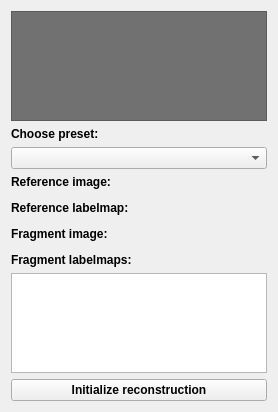
        <widget class="QWidget" name="ReferenceDataTab">
         <attribute name="title">
          <string>Input data</string>
         </attribute>
         <layout class="QVBoxLayout" name="verticalLayout_4">
          <item>
           <widget class="QTextBrowser" name="InputDescription">
            <property name="minimumSize">
             <size>
              <width>0</width>
              <height>80</height>
             </size>
            </property>
            <property name="maximumSize">
             <size>
              <width>16777215</width>
              <height>110</height>
             </size>
            </property>
            <property name="palette">
             <palette>
              <active>
               <colorrole role="WindowText">
                <brush brushstyle="SolidPattern">
                 <color alpha="255">
                  <red>255</red>
                  <green>255</green>
                  <blue>255</blue>
                 </color>
                </brush>
               </colorrole>
               <colorrole role="Button">
                <brush brushstyle="SolidPattern">
                 <color alpha="255">
                  <red>118</red>
                  <green>118</green>
                  <blue>118</blue>
                 </color>
                </brush>
               </colorrole>
               <colorrole role="Light">
                <brush brushstyle="SolidPattern">
                 <color alpha="255">
                  <red>177</red>
                  <green>177</green>
                  <blue>177</blue>
                 </color>
                </brush>
               </colorrole>
               <colorrole role="Midlight">
                <brush brushstyle="SolidPattern">
                 <color alpha="255">
                  <red>147</red>
                  <green>147</green>
                  <blue>147</blue>
                 </color>
                </brush>
               </colorrole>
               <colorrole role="Dark">
                <brush brushstyle="SolidPattern">
                 <color alpha="255">
                  <red>59</red>
                  <green>59</green>
                  <blue>59</blue>
                 </color>
                </brush>
               </colorrole>
               <colorrole role="Mid">
                <brush brushstyle="SolidPattern">
                 <color alpha="255">
                  <red>78</red>
                  <green>78</green>
                  <blue>78</blue>
                 </color>
                </brush>
               </colorrole>
               <colorrole role="Text">
                <brush brushstyle="SolidPattern">
                 <color alpha="255">
                  <red>255</red>
                  <green>255</green>
                  <blue>255</blue>
                 </color>
                </brush>
               </colorrole>
               <colorrole role="BrightText">
                <brush brushstyle="SolidPattern">
                 <color alpha="255">
                  <red>255</red>
                  <green>255</green>
                  <blue>255</blue>
                 </color>
                </brush>
               </colorrole>
               <colorrole role="ButtonText">
                <brush brushstyle="SolidPattern">
                 <color alpha="255">
                  <red>255</red>
                  <green>255</green>
                  <blue>255</blue>
                 </color>
                </brush>
               </colorrole>
               <colorrole role="Base">
                <brush brushstyle="SolidPattern">
                 <color alpha="255">
                  <red>113</red>
                  <green>113</green>
                  <blue>113</blue>
                 </color>
                </brush>
               </colorrole>
               <colorrole role="Window">
                <brush brushstyle="SolidPattern">
                 <color alpha="255">
                  <red>118</red>
                  <green>118</green>
                  <blue>118</blue>
                 </color>
                </brush>
               </colorrole>
               <colorrole role="Shadow">
                <brush brushstyle="SolidPattern">
                 <color alpha="255">
                  <red>0</red>
                  <green>0</green>
                  <blue>0</blue>
                 </color>
                </brush>
               </colorrole>
               <colorrole role="AlternateBase">
                <brush brushstyle="SolidPattern">
                 <color alpha="255">
                  <red>59</red>
                  <green>59</green>
                  <blue>59</blue>
                 </color>
                </brush>
               </colorrole>
               <colorrole role="ToolTipBase">
                <brush brushstyle="SolidPattern">
                 <color alpha="255">
                  <red>255</red>
                  <green>255</green>
                  <blue>220</blue>
                 </color>
                </brush>
               </colorrole>
               <colorrole role="ToolTipText">
                <brush brushstyle="SolidPattern">
                 <color alpha="255">
                  <red>0</red>
                  <green>0</green>
                  <blue>0</blue>
                 </color>
                </brush>
               </colorrole>
              </active>
              <inactive>
               <colorrole role="WindowText">
                <brush brushstyle="SolidPattern">
                 <color alpha="255">
                  <red>255</red>
                  <green>255</green>
                  <blue>255</blue>
                 </color>
                </brush>
               </colorrole>
               <colorrole role="Button">
                <brush brushstyle="SolidPattern">
                 <color alpha="255">
                  <red>118</red>
                  <green>118</green>
                  <blue>118</blue>
                 </color>
                </brush>
               </colorrole>
               <colorrole role="Light">
                <brush brushstyle="SolidPattern">
                 <color alpha="255">
                  <red>177</red>
                  <green>177</green>
                  <blue>177</blue>
                 </color>
                </brush>
               </colorrole>
               <colorrole role="Midlight">
                <brush brushstyle="SolidPattern">
                 <color alpha="255">
                  <red>147</red>
                  <green>147</green>
                  <blue>147</blue>
                 </color>
                </brush>
               </colorrole>
               <colorrole role="Dark">
                <brush brushstyle="SolidPattern">
                 <color alpha="255">
                  <red>59</red>
                  <green>59</green>
                  <blue>59</blue>
                 </color>
                </brush>
               </colorrole>
               <colorrole role="Mid">
                <brush brushstyle="SolidPattern">
                 <color alpha="255">
                  <red>78</red>
                  <green>78</green>
                  <blue>78</blue>
                 </color>
                </brush>
               </colorrole>
               <colorrole role="Text">
                <brush brushstyle="SolidPattern">
                 <color alpha="255">
                  <red>255</red>
                  <green>255</green>
                  <blue>255</blue>
                 </color>
                </brush>
               </colorrole>
               <colorrole role="BrightText">
                <brush brushstyle="SolidPattern">
                 <color alpha="255">
                  <red>255</red>
                  <green>255</green>
                  <blue>255</blue>
                 </color>
                </brush>
               </colorrole>
               <colorrole role="ButtonText">
                <brush brushstyle="SolidPattern">
                 <color alpha="255">
                  <red>255</red>
                  <green>255</green>
                  <blue>255</blue>
                 </color>
                </brush>
               </colorrole>
               <colorrole role="Base">
                <brush brushstyle="SolidPattern">
                 <color alpha="255">
                  <red>113</red>
                  <green>113</green>
                  <blue>113</blue>
                 </color>
                </brush>
               </colorrole>
               <colorrole role="Window">
                <brush brushstyle="SolidPattern">
                 <color alpha="255">
                  <red>118</red>
                  <green>118</green>
                  <blue>118</blue>
                 </color>
                </brush>
               </colorrole>
               <colorrole role="Shadow">
                <brush brushstyle="SolidPattern">
                 <color alpha="255">
                  <red>0</red>
                  <green>0</green>
                  <blue>0</blue>
                 </color>
                </brush>
               </colorrole>
               <colorrole role="AlternateBase">
                <brush brushstyle="SolidPattern">
                 <color alpha="255">
                  <red>59</red>
                  <green>59</green>
                  <blue>59</blue>
                 </color>
                </brush>
               </colorrole>
               <colorrole role="ToolTipBase">
                <brush brushstyle="SolidPattern">
                 <color alpha="255">
                  <red>255</red>
                  <green>255</green>
                  <blue>220</blue>
                 </color>
                </brush>
               </colorrole>
               <colorrole role="ToolTipText">
                <brush brushstyle="SolidPattern">
                 <color alpha="255">
                  <red>0</red>
                  <green>0</green>
                  <blue>0</blue>
                 </color>
                </brush>
               </colorrole>
              </inactive>
              <disabled>
               <colorrole role="WindowText">
                <brush brushstyle="SolidPattern">
                 <color alpha="255">
                  <red>59</red>
                  <green>59</green>
                  <blue>59</blue>
                 </color>
                </brush>
               </colorrole>
               <colorrole role="Button">
                <brush brushstyle="SolidPattern">
                 <color alpha="255">
                  <red>118</red>
                  <green>118</green>
                  <blue>118</blue>
                 </color>
                </brush>
               </colorrole>
               <colorrole role="Light">
                <brush brushstyle="SolidPattern">
                 <color alpha="255">
                  <red>177</red>
                  <green>177</green>
                  <blue>177</blue>
                 </color>
                </brush>
               </colorrole>
               <colorrole role="Midlight">
                <brush brushstyle="SolidPattern">
                 <color alpha="255">
                  <red>147</red>
                  <green>147</green>
                  <blue>147</blue>
                 </color>
                </brush>
               </colorrole>
               <colorrole role="Dark">
                <brush brushstyle="SolidPattern">
                 <color alpha="255">
                  <red>59</red>
                  <green>59</green>
                  <blue>59</blue>
                 </color>
                </brush>
               </colorrole>
               <colorrole role="Mid">
                <brush brushstyle="SolidPattern">
                 <color alpha="255">
                  <red>78</red>
                  <green>78</green>
                  <blue>78</blue>
                 </color>
                </brush>
               </colorrole>
               <colorrole role="Text">
                <brush brushstyle="SolidPattern">
                 <color alpha="255">
                  <red>59</red>
                  <green>59</green>
                  <blue>59</blue>
                 </color>
                </brush>
               </colorrole>
               <colorrole role="BrightText">
                <brush brushstyle="SolidPattern">
                 <color alpha="255">
                  <red>255</red>
                  <green>255</green>
                  <blue>255</blue>
                 </color>
                </brush>
               </colorrole>
               <colorrole role="ButtonText">
                <brush brushstyle="SolidPattern">
                 <color alpha="255">
                  <red>59</red>
                  <green>59</green>
                  <blue>59</blue>
                 </color>
                </brush>
               </colorrole>
               <colorrole role="Base">
                <brush brushstyle="SolidPattern">
                 <color alpha="255">
                  <red>118</red>
                  <green>118</green>
                  <blue>118</blue>
                 </color>
                </brush>
               </colorrole>
               <colorrole role="Window">
                <brush brushstyle="SolidPattern">
                 <color alpha="255">
                  <red>118</red>
                  <green>118</green>
                  <blue>118</blue>
                 </color>
                </brush>
               </colorrole>
               <colorrole role="Shadow">
                <brush brushstyle="SolidPattern">
                 <color alpha="255">
                  <red>0</red>
                  <green>0</green>
                  <blue>0</blue>
                 </color>
                </brush>
               </colorrole>
               <colorrole role="AlternateBase">
                <brush brushstyle="SolidPattern">
                 <color alpha="255">
                  <red>118</red>
                  <green>118</green>
                  <blue>118</blue>
                 </color>
                </brush>
               </colorrole>
               <colorrole role="ToolTipBase">
                <brush brushstyle="SolidPattern">
                 <color alpha="255">
                  <red>255</red>
                  <green>255</green>
                  <blue>220</blue>
                 </color>
                </brush>
               </colorrole>
               <colorrole role="ToolTipText">
                <brush brushstyle="SolidPattern">
                 <color alpha="255">
                  <red>0</red>
                  <green>0</green>
                  <blue>0</blue>
                 </color>
                </brush>
               </colorrole>
              </disabled>
             </palette>
            </property>
            <property name="font">
             <font>
              <pointsize>9</pointsize>
              <weight>50</weight>
              <italic>false</italic>
              <bold>false</bold>
             </font>
            </property>
            <property name="autoFillBackground">
             <bool>true</bool>
            </property>
           </widget>
          </item>
          <item>
           <widget class="QLabel" name="label_2">
            <property name="font">
             <font>
              <weight>75</weight>
              <bold>true</bold>
             </font>
            </property>
            <property name="text">
             <string>Choose preset:</string>
            </property>
           </widget>
          </item>
          <item>
           <widget class="QComboBox" name="PresetBox"/>
          </item>
          <item>
           <widget class="QLabel" name="ReferenceImageLabel">
            <property name="font">
             <font>
              <weight>75</weight>
              <bold>true</bold>
             </font>
            </property>
            <property name="text">
             <string>Reference image:</string>
            </property>
           </widget>
          </item>
          <item>
           <widget class="qMRMLNodeComboBox" name="ReferenceImageComboBox" native="true"/>
          </item>
          <item>
           <widget class="QLabel" name="ReferenceLabelmapLabel">
            <property name="font">
             <font>
              <weight>75</weight>
              <bold>true</bold>
             </font>
            </property>
            <property name="text">
             <string>Reference labelmap:</string>
            </property>
           </widget>
          </item>
          <item>
           <widget class="qMRMLNodeComboBox" name="ReferenceLabelmapComboBox" native="true"/>
          </item>
          <item>
           <widget class="QLabel" name="FragmentImageLabel">
            <property name="font">
             <font>
              <weight>75</weight>
              <bold>true</bold>
             </font>
            </property>
            <property name="text">
             <string>Fragment image:</string>
            </property>
           </widget>
          </item>
          <item>
           <widget class="qMRMLNodeComboBox" name="FragmentImageComboBox" native="true"/>
          </item>
          <item>
           <widget class="QLabel" name="DataLabelRef">
            <property name="font">
             <font>
              <weight>75</weight>
              <bold>true</bold>
             </font>
            </property>
            <property name="text">
             <string>Fragment labelmaps:</string>
            </property>
           </widget>
          </item>
          <item>
           <widget class="qMRMLTreeView" name="InputDataTree">
            <property name="sizePolicy">
             <sizepolicy hsizetype="Ignored" vsizetype="Expanding">
              <horstretch>0</horstretch>
              <verstretch>0</verstretch>
             </sizepolicy>
            </property>
            <property name="minimumSize">
             <size>
              <width>160</width>
              <height>50</height>
             </size>
            </property>
            <property name="maximumSize">
             <size>
              <width>16777215</width>
              <height>100</height>
             </size>
            </property>
            <property name="editTriggers">
             <set>QAbstractItemView::NoEditTriggers</set>
            </property>
            <property name="selectionMode">
             <enum>QAbstractItemView::ExtendedSelection</enum>
            </property>
            <property name="sortingEnabled">
             <bool>false</bool>
            </property>
            <property name="headerHidden">
             <bool>true</bool>
            </property>
            <property name="nodeTypes" stdset="0">
             <stringlist>
              <string>vtkMRMLTransformableNode</string>
             </stringlist>
            </property>
            <property name="fitSizeToVisibleIndexes" stdset="0">
             <bool>true</bool>
            </property>
            <property name="showRootNode" stdset="0">
             <bool>true</bool>
            </property>
           </widget>
          </item>
          <item>
           <widget class="QPushButton" name="AddFragmentButton">
            <property name="font">
             <font>
              <weight>75</weight>
              <bold>true</bold>
             </font>
            </property>
            <property name="text">
             <string>Initialize reconstruction</string>
            </property>
           </widget>
          </item>
         </layout>
        </widget>
